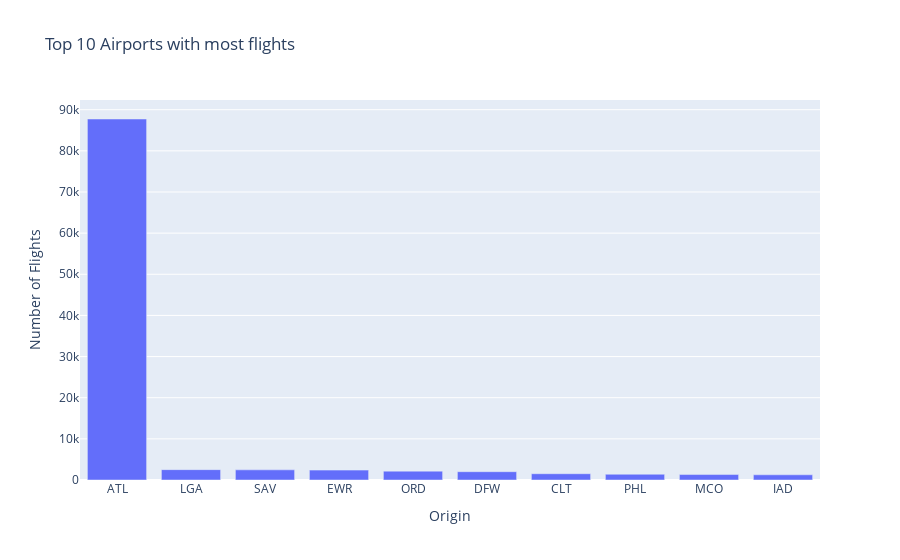

Notebook source saved alongside this figure:
### Markdown cell above
---
## 1. Tìm hiểu về số lượng chuyến bay của các sân bay ở Georgia

### Code cell
top_10_ap = df['Origin'].value_counts().head(10)
px.bar(top_10_ap,
       x=top_10_ap.index,
       y=top_10_ap.values,
       title='Top 10 Airports with most flights',
       labels={'x':'Airport', 'y':'Number of Flights'},)

### Figure 1 — Plotly figure (JSON) as saved in the notebook; plotly's stock layout.template omitted (floating-point values rounded to 4 significant figures)
{"data": [{"alignmentgroup": "True", "hovertemplate": "Origin=%{x}<br>Number of Flights=%{y}<extra></extra>", "legendgroup": "", "marker": {"color": "#636efa", "pattern": {"shape": ""}}, "name": "", "offsetgroup": "", "orientation": "v", "showlegend": false, "textposition": "auto", "type": "bar", "x": ["ATL", "LGA", "SAV", "EWR", "ORD", "DFW", "CLT", "PHL", "MCO", "IAD"], "xaxis": "x", "y": [87741, 2520, 2472, 2401, 2153, 2020, 1526, 1401, 1322, 1266], "yaxis": "y"}], "layout": {"barmode": "relative", "legend": {"tracegroupgap": 0}, "title": {"text": "Top 10 Airports with most flights"}, "xaxis": {"anchor": "y", "domain": [0, 1], "title": {"text": "Origin"}}, "yaxis": {"anchor": "x", "domain": [0, 1], "title": {"text": "Number of Flights"}}}}
